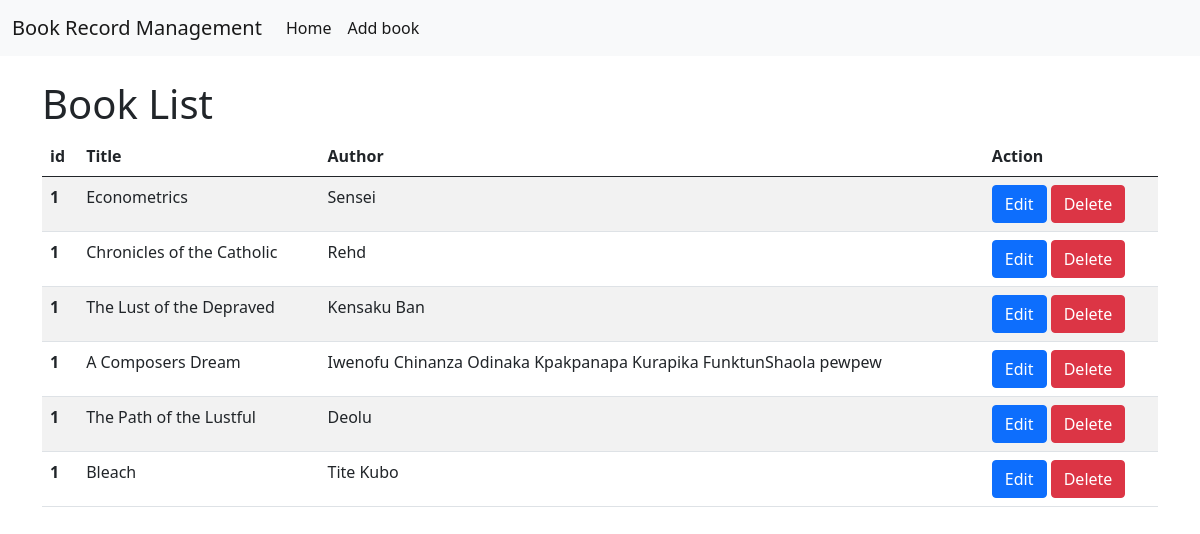
The page / on the database its author committed.
### PLibraryApp/models.py (models this page shows, shortened)
class Book(models.Model):
    title = models.CharField(max_length=100)
    author = models.CharField(max_length=100)
    price = models.IntegerField()
    synopsis = models.TextField()

### PLibraryApp/views.py (the view)
# urls.py: path('', helloView, name='helloView'),
def helloView(request):
    books = Book.objects.all()
    return render(request, 'booklist.html', {'books': books})

### templates/booklist.html (shortened to what this page needs)
<!doctype html>
<html lang="en">
  <head>
    <link href="https://cdn.jsdelivr.net/npm/bootstrap@5.0.2/dist/css/bootstrap.min.css" rel="stylesheet">
  </head>
  <body>
    <nav class="navbar navbar-expand-lg navbar-light bg-light">
      <div class="container-fluid">
        <div class="collapse navbar-collapse" id="navbarTogglerDemo01">
          <a class="navbar-brand" href="/">Book Record Management</a>
          <ul class="navbar-nav me-auto mb-2 mb-lg-0">
            <li class="nav-item">
              <a class="nav-link active" aria-current="page" href="/">Home</a>
            </li>
            <li class="nav-item">
              <a class="nav-link active" aria-current="page" href="/add-book">Add book</a>
            </li>
          </ul>
        </div>
      </div>
    </nav>
    <div class = "container">
      <h1 class = "mt-4">Book List</h1>
      <table class="table table-striped">
  <thead>
    <tr>
      <th scope="col">id</th>
      <th scope="col">Title</th>
      <th scope="col">Author</th>
      <th scope="col">Action</th>
    </tr>
  </thead>
  <tbody>
    {% for book in books %}
    <tr>
      <th scope="row">1</th>
      <td>{{book.title}}</td>
      <td>{{book.author}}</td>
      <td>
        <a href="/edit-book/?bookid={{book.id}}"><button type="button" class="btn btn-primary">Edit</button></a>
        <button type="button" class="btn btn-danger">Delete</button>
      </td>
    </tr>
    {% endfor %}
  </tbody>
</table>
    </div>
  </body>
</html>

### rows shown on the page
Book: title "Econometrics", author "Sensei"
Book: title "Chronicles of the Catholic", author "Rehd"
Book: title "The Lust of the Depraved", author "Kensaku Ban"
Book: title "A Composers Dream", author "Iwenofu Chinanza Odinaka Kpakpanapa Kurapika FunktunShaola pewpew"
Book: title "The Path of the Lustful", author "Deolu"
Book: title "Bleach", author "Tite Kubo"
